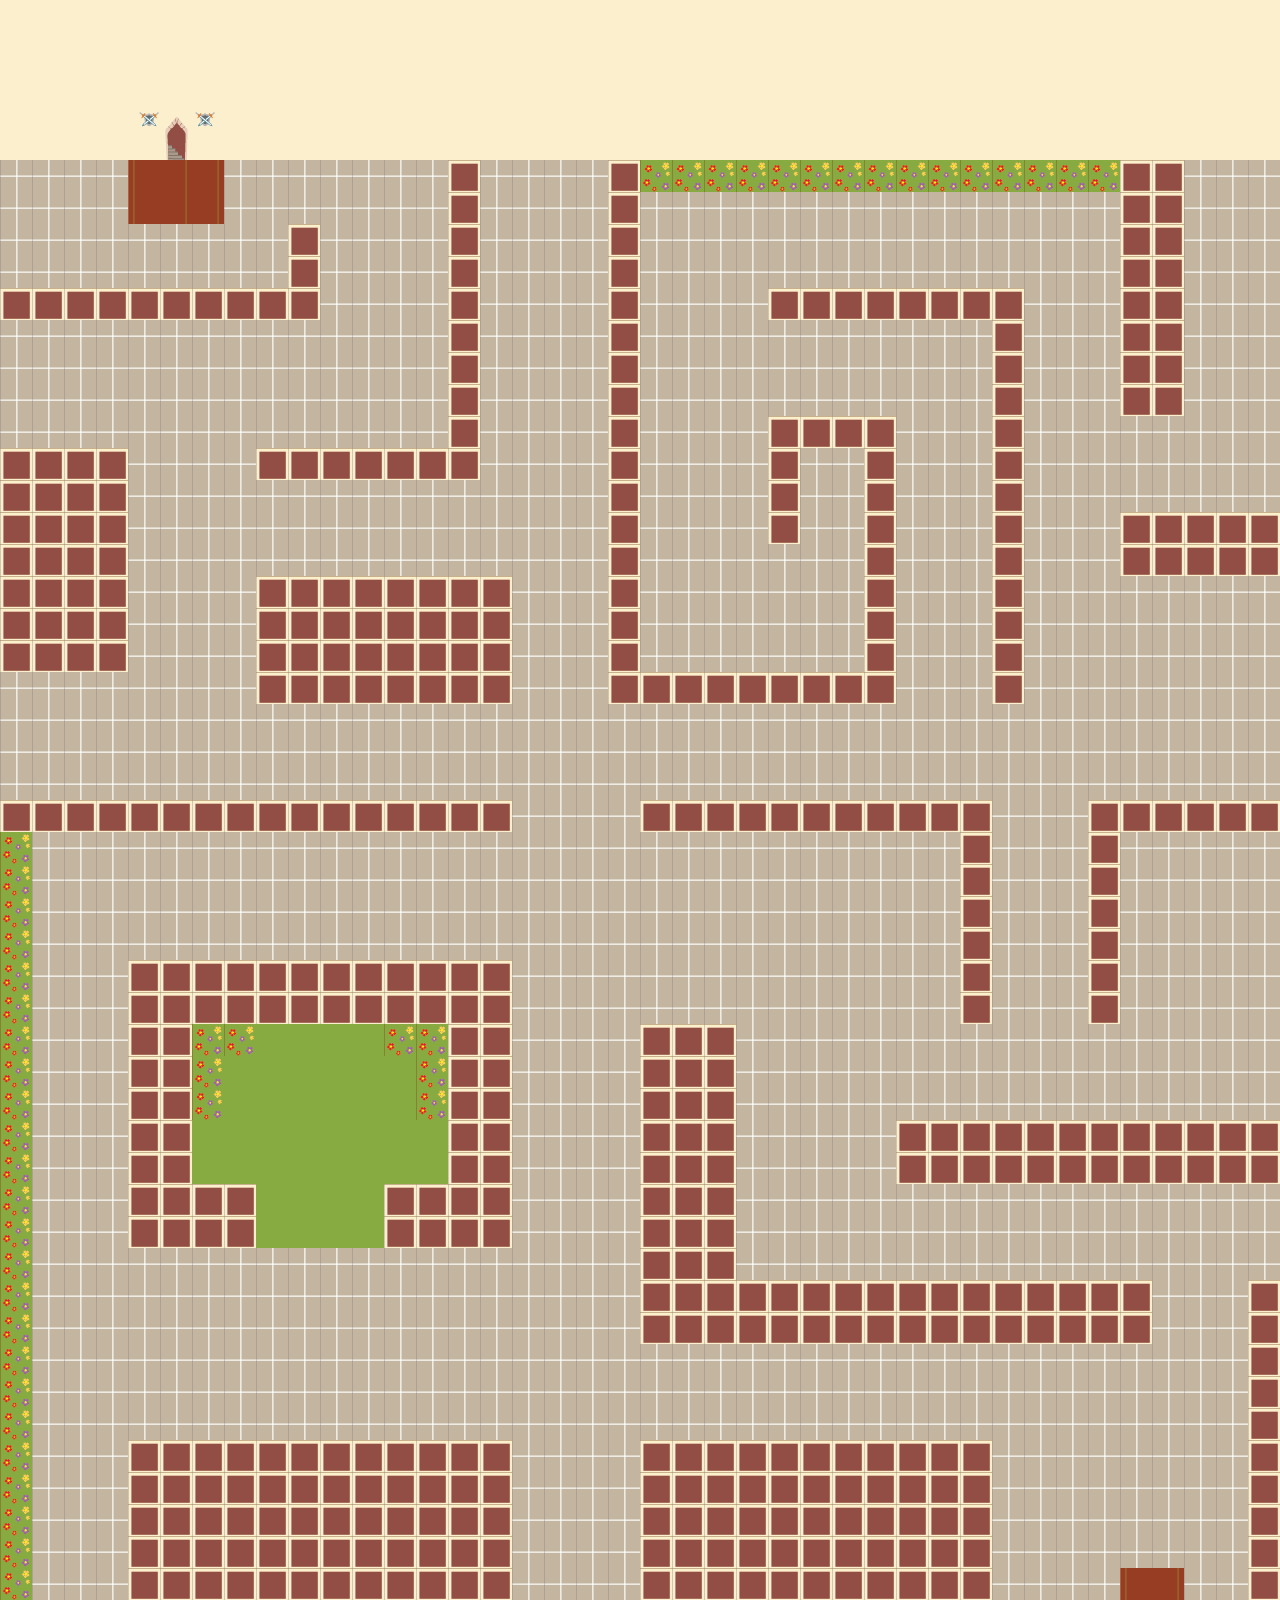

Tiled map render using the project's own tile images. Description and the map definition, with tile-layer contents summarised, below:
An orthogonal 40x50 tile map with 32x32 px tiles, 3 tile layers (groundLayer, platformLayer, wallLayer) and 9 objects (start, end, virus2, virus1, prince2, ...).

<map version="1.4" tiledversion="1.4.0" orientation="orthogonal" renderorder="right-down" width="40" height="50" tilewidth="32" tileheight="32" infinite="0" nextlayerid="5" nextobjectid="11">
 <editorsettings>
  <export target="Map2.json" format="json" />
 </editorsettings>
 <tileset firstgid="1" name="tiles32" tilewidth="32" tileheight="32" spacing="1" margin="1" tilecount="48" columns="8">
  <image source="tiles32.png" width="265" height="200" />
  <tile id="26">
   <properties>
    <property name="wall" type="bool" value="true" />
   </properties>
  </tile>
  <tile id="32">
   <properties>
    <property name="wall" type="bool" value="true" />
   </properties>
  </tile>
  <tile id="33">
   <properties>
    <property name="wall" type="bool" value="true" />
   </properties>
  </tile>
  <tile id="34">
   <properties>
    <property name="wall" type="bool" value="true" />
   </properties>
  </tile>
  <tile id="40">
   <properties>
    <property name="wall" type="bool" value="true" />
   </properties>
  </tile>
  <tile id="41">
   <properties>
    <property name="wall" type="bool" value="true" />
   </properties>
  </tile>
  <tile id="42">
   <properties>
    <property name="wall" type="bool" value="true" />
   </properties>
  </tile>
 </tileset>
 <layer id="1" name="groundLayer" width="40" height="50">
  <data>[2000 cells, 1800 non-empty, 5 distinct tile ids]</data>
 </layer>
 <objectgroup id="4" name="ObjectLayer1">
  <object id="1" name="start" x="1137.98" y="1544.81">
   <point />
  </object>
  <object id="2" name="end" x="179.232" y="176.387">
   <point />
  </object>
  <object id="3" name="virus2" x="361.309" y="1388.34">
   <point />
  </object>
  <object id="4" name="virus1" x="822.191" y="1064.01">
   <point />
  </object>
  <object id="5" name="prince2" x="1203.41" y="736.842">
   <point />
  </object>
  <object id="6" name="prince1" x="179.232" y="728.307">
   <point />
  </object>
  <object id="7" name="mask3" x="338.549" y="1101">
   <point />
  </object>
  <object id="8" name="mask2" x="813.656" y="625.889">
   <point />
  </object>
  <object id="9" name="mask1" x="1200.57" y="935.989">
   <point />
  </object>
 </objectgroup>
 <layer id="2" name="platformLayer" width="40" height="50">
  <data>[2000 cells, 0 non-empty, 0 distinct tile ids]</data>
 </layer>
 <layer id="3" name="wallLayer" width="40" height="50">
  <data>[2000 cells, 683 non-empty, 7 distinct tile ids]</data>
 </layer>
</map>
